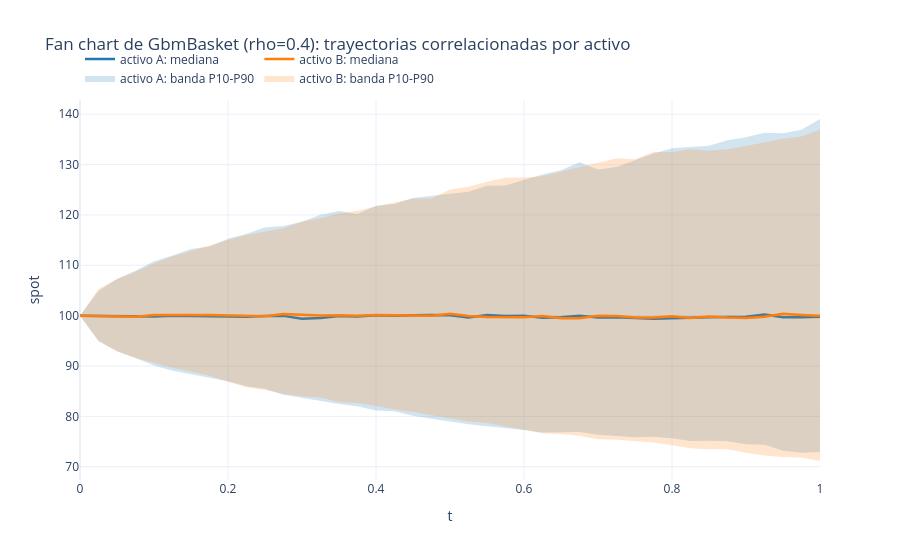

Notebook cell for this chart:
### Markdown cell above
## 2b. Trayectorias, delta por activo y cross-gamma del basket call (`PLAN_IMPROVE_NOTEBOOK2.md` Fase 4)

Hasta aqui `GbmBasket` solo tenia cableada `PayoffPriceQ` (precio) -- `Engine.simulate_paths`
(diagnostico de trayectorias, `PLAN_IMPROVE_NOTEBOOK.md` Fase 0) y `Greek`/`greeks.delta(...)`
(sensibilidades, `PLAN_GREEKS.md`) solo reconocian `GBM`/`GBM_P` de un unico activo. Esta fase
cierra ese hueco:

- **`Engine.simulate_paths` sobre `GbmBasket`**: mismo diagnostico de trayectorias que ya existia
  para GBM/GBM_P, generalizado a N activos correlacionados -- `paths` gana una dimension extra,
  `(n_paths, n_steps+1, n_assets)`.
- **Delta por activo** (`delta_A = dV/dS_A`, `delta_B = dV/dS_B`): decision de diseño tomada --
  se sirve via el motor GENERICO de bump-and-reval (`resolve_bump`/`bump_state` en
  `cpp/engine/src/greeks.cpp`), no una especializacion pathwise nueva (habria exigido escribir
  una funcion Rust de sensibilidad pathwise multi-activo solo para esto). `GbmBasketModel` nunca
  aparece en `pathwise_capabilities()`, asi que `method="auto"` cae SIEMPRE al bump-and-reval
  generico para este modelo -- el mismo mecanismo verificado contra bump-and-reval manual que ya
  usa el resto del motor. Los nombres de factor de riesgo son `"spot_0"`/`"spot_1"`/... (uno por
  indice de activo, mismo orden que `observables`), resueltos por `greeks.delta("PayoffPriceQ",
  "spot_0")`.
- **Cross-gamma real entre dos activos** (`d^2V/dS_A dS_B`, distinta de la vanna spot-vol de un
  unico activo que ya calculaba la Hessiana existente): reutiliza, SIN codigo de motor nuevo por
  modelo, el estencil generico de 4 puntos que `compute_greek` ya aplicaba para Vanna
  (`order=1` con `cross_factor` poblado) -- alcanzable desde `Engine.price(...)` porque
  `GreekMeasure` ahora parsea un `"cross_factor"` opcional en el bag de `Params` de la medida
  `"Greek"` (antes de esta fase ese campo quedaba siempre vacio en ese camino; el unico acceso
  era `Engine.hessian`, que no cubre `GbmBasket`). `quantdesk.greeks.cross_gamma(metric,
  risk_factor, cross_risk_factor)` es el builder "amigable" equivalente a `delta`/`gamma`. **Su
  signo es POSITIVO (co-movimiento amplifica el payoff de una call sobre la suma) pero, a
  diferencia del precio de la seccion 2, su MAGNITUD baja con la correlacion** -- ver el
  razonamiento completo (analogo a la gamma de Black-Scholes decreciendo con la volatilidad) en
  la celda de codigo correspondiente mas abajo; no asumir que "sube con la correlacion" se aplica
  por igual a precio y a curvatura.

### Code cell
from quantdesk import greeks

# `Engine.simulate_paths` sobre GbmBasket: misma llamada que ya usaba el notebook 07 para GBM de
# un unico activo, ahora sobre un basket -- `paths` gana la dimension extra `n_assets`.
paths_model = basket_model(0.4)
paths_pricing = qd.PricingContext(pricing_date=0.0, n_paths=2_000, n_steps=40, seed=SEED)
fan_times, fan_paths = eng.simulate_paths(paths_model, market, pricing=paths_pricing)
print("fan_paths.shape (n_paths, n_steps+1, n_assets):", fan_paths.shape)
assert fan_paths.shape == (2_000, 41, 2)
assert np.all(fan_paths[:, 0, 0] == S0) and np.all(fan_paths[:, 0, 1] == S0)

fig = go.Figure()
for asset_idx, (label, color) in enumerate([("A", COLOR_A), ("B", COLOR_B)]):
    p10, p50, p90 = np.percentile(fan_paths[:, :, asset_idx], [10, 50, 90], axis=0)
    fig.add_trace(go.Scatter(
        x=fan_times, y=p10, mode="lines", line=dict(width=0, color=color),
        hoverinfo="skip", showlegend=False, legendgroup=label, name=f"{label} P10",
    ))
    fig.add_trace(go.Scatter(
        x=fan_times, y=p90, mode="lines", line=dict(width=0, color=color), fill="tonexty",
        fillcolor=_hex_to_rgba(color, 0.2), legendgroup=label, name=f"activo {label}: banda P10-P90",
        hovertemplate="t=%{x:.2f}<br>P90=%{y:.2f}<extra></extra>",
    ))
    fig.add_trace(go.Scatter(
        x=fan_times, y=p50, mode="lines", line=dict(color=color, width=2.5), legendgroup=label,
        name=f"activo {label}: mediana", hovertemplate="t=%{x:.2f}<br>mediana=%{y:.2f}<extra></extra>",
    ))
fig.update_layout(
    title="Fan chart de GbmBasket (rho=0.4): trayectorias correlacionadas por activo",
    xaxis_title="t", yaxis_title="spot", template="plotly_white", hovermode="x unified",
    legend=dict(orientation="h", yanchor="bottom", y=1.02, xanchor="left", x=0),
)
fig.show()

print("Confirmado: simulate_paths funciona sobre GbmBasket, con S0 conocido en t=0 para cada activo.")

### Figure 1 — Plotly figure (JSON) as saved in the notebook; plotly's stock layout.template omitted (floating-point values rounded to 4 significant figures)
{"data": [{"hoverinfo": "skip", "legendgroup": "A", "line": {"color": "#1f77b4", "width": 0}, "mode": "lines", "name": "A P10", "showlegend": false, "type": "scatter", "x": [0.0, 0.025, 0.05, 0.075, 0.1, 0.125, 0.15, 0.175, 0.2, 0.225, 0.25, 0.275, 0.3, 0.325, 0.35, 0.375, 0.4, 0.425, 0.45, 0.475, 0.5, 0.525, 0.55, 0.575, 0.6, 0.625, 0.65, 0.675, 0.7, 0.725, 0.75, 0.775, 0.8, 0.825, 0.85, 0.875, 0.9, 0.925, 0.95, 0.975, 1.0], "y": [100.0, 94.9, 92.95, 91.61, 90.08, 89.08, 88.35, 87.69, 86.96, 85.96, 85.48, 84.3, 83.7, 83.15, 82.44, 82.0, 81.17, 81.03, 80.14, 79.51, 78.91, 78.43, 78.05, 77.71, 77.28, 76.78, 76.88, 76.92, 76.36, 76.09, 75.86, 75.94, 75.68, 75.13, 75.18, 75.08, 74.46, 74.35, 73.19, 72.76, 72.94]}, {"fill": "tonexty", "fillcolor": "rgba(31,119,180,0.2)", "hovertemplate": "t=%{x:.2f}<br>P90=%{y:.2f}<extra></extra>", "legendgroup": "A", "line": {"color": "#1f77b4", "width": 0}, "mode": "lines", "name": "activo A: banda P10-P90", "type": "scatter", "x": [0.0, 0.025, 0.05, 0.075, 0.1, 0.125, 0.15, 0.175, 0.2, 0.225, 0.25, 0.275, 0.3, 0.325, 0.35, 0.375, 0.4, 0.425, 0.45, 0.475, 0.5, 0.525, 0.55, 0.575, 0.6, 0.625, 0.65, 0.675, 0.7, 0.725, 0.75, 0.775, 0.8, 0.825, 0.85, 0.875, 0.9, 0.925, 0.95, 0.975, 1.0], "y": [100.0, 104.9, 107.3, 108.9, 110.8, 111.9, 113.2, 113.7, 115.3, 116.3, 117.5, 117.8, 118.7, 120.0, 120.8, 120.2, 121.8, 122.1, 123.4, 123.9, 124.2, 124.6, 125.8, 125.8, 127.0, 128.0, 128.9, 130.5, 129.0, 129.5, 130.9, 132.2, 133.2, 133.4, 133.7, 134.8, 135.4, 136.3, 136.2, 136.9, 139.0]}, {"hovertemplate": "t=%{x:.2f}<br>mediana=%{y:.2f}<extra></extra>", "legendgroup": "A", "line": {"color": "#1f77b4", "width": 2.5}, "mode": "lines", "name": "activo A: mediana", "type": "scatter", "x": [0.0, 0.025, 0.05, 0.075, 0.1, 0.125, 0.15, 0.175, 0.2, 0.225, 0.25, 0.275, 0.3, 0.325, 0.35, 0.375, 0.4, 0.425, 0.45, 0.475, 0.5, 0.525, 0.55, 0.575, 0.6, 0.625, 0.65, 0.675, 0.7, 0.725, 0.75, 0.775, 0.8, 0.825, 0.85, 0.875, 0.9, 0.925, 0.95, 0.975, 1.0], "y": [100.0, 99.98, 99.84, 99.84, 99.82, 99.96, 99.89, 99.88, 99.83, 99.77, 99.93, 99.96, 99.41, 99.53, 99.94, 99.84, 100.1, 99.96, 100.1, 100.2, 100.1, 99.66, 100.1, 99.94, 99.99, 99.6, 99.71, 100.0, 99.66, 99.67, 99.51, 99.38, 99.5, 99.52, 99.69, 99.75, 99.79, 100.2, 99.69, 99.7, 99.78]}, {"hoverinfo": "skip", "legendgroup": "B", "line": {"color": "#ff7f0e", "width": 0}, "mode": "lines", "name": "B P10", "showlegend": false, "type": "scatter", "x": [0.0, 0.025, 0.05, 0.075, 0.1, 0.125, 0.15, 0.175, 0.2, 0.225, 0.25, 0.275, 0.3, 0.325, 0.35, 0.375, 0.4, 0.425, 0.45, 0.475, 0.5, 0.525, 0.55, 0.575, 0.6, 0.625, 0.65, 0.675, 0.7, 0.725, 0.75, 0.775, 0.8, 0.825, 0.85, 0.875, 0.9, 0.925, 0.95, 0.975, 1.0], "y": [100.0, 95.05, 92.96, 91.58, 90.67, 89.64, 88.91, 88.09, 86.88, 85.81, 85.22, 84.47, 83.98, 83.73, 82.86, 82.66, 82.09, 81.38, 80.85, 80.19, 79.58, 78.99, 78.67, 77.94, 77.34, 76.64, 76.52, 76.14, 75.45, 75.34, 75.05, 74.8, 74.26, 73.66, 73.46, 73.49, 72.76, 72.25, 71.93, 71.81, 71.14]}, {"fill": "tonexty", "fillcolor": "rgba(255,127,14,0.2)", "hovertemplate": "t=%{x:.2f}<br>P90=%{y:.2f}<extra></extra>", "legendgroup": "B", "line": {"color": "#ff7f0e", "width": 0}, "mode": "lines", "name": "activo B: banda P10-P90", "type": "scatter", "x": [0.0, 0.025, 0.05, 0.075, 0.1, 0.125, 0.15, 0.175, 0.2, 0.225, 0.25, 0.275, 0.3, 0.325, 0.35, 0.375, 0.4, 0.425, 0.45, 0.475, 0.5, 0.525, 0.55, 0.575, 0.6, 0.625, 0.65, 0.675, 0.7, 0.725, 0.75, 0.775, 0.8, 0.825, 0.85, 0.875, 0.9, 0.925, 0.95, 0.975, 1.0], "y": [100.0, 105.3, 107.3, 108.7, 110.3, 111.8, 112.8, 114.0, 115.0, 116.0, 116.6, 117.3, 118.7, 119.3, 120.3, 120.8, 121.7, 122.5, 123.3, 123.3, 125.0, 125.6, 126.6, 127.4, 127.4, 127.7, 128.6, 129.5, 130.4, 131.2, 131.1, 132.5, 132.5, 133.0, 132.8, 133.0, 133.7, 134.4, 135.1, 135.6, 136.9]}, {"hovertemplate": "t=%{x:.2f}<br>mediana=%{y:.2f}<extra></extra>", "legendgroup": "B", "line": {"color": "#ff7f0e", "width": 2.5}, "mode": "lines", "name": "activo B: mediana", "type": "scatter", "x": [0.0, 0.025, 0.05, 0.075, 0.1, 0.125, 0.15, 0.175, 0.2, 0.225, 0.25, 0.275, 0.3, 0.325, 0.35, 0.375, 0.4, 0.425, 0.45, 0.475, 0.5, 0.525, 0.55, 0.575, 0.6, 0.625, 0.65, 0.675, 0.7, 0.725, 0.75, 0.775, 0.8, 0.825, 0.85, 0.875, 0.9, 0.925, 0.95, 0.975, 1.0], "y": [100.0, 99.94, 99.87, 99.77, 100.1, 100.1, 100.1, 100.1, 100.1, 99.97, 99.89, 100.3, 100.2, 100.0, 100.1, 99.97, 100.1, 100.1, 100.0, 99.97, 100.4, 99.92, 99.74, 99.68, 99.68, 99.91, 99.49, 99.5, 99.99, 99.93, 99.63, 99.61, 99.86, 99.52, 99.85, 99.62, 99.52, 99.76, 100.4, 100.2, 99.96]}], "layout": {"hovermode": "x unified", "legend": {"orientation": "h", "x": 0, "xanchor": "left", "y": 1.02, "yanchor": "bottom"}, "title": {"text": "Fan chart de GbmBasket (rho=0.4): trayectorias correlacionadas por activo"}, "xaxis": {"title": {"text": "t"}}, "yaxis": {"title": {"text": "spot"}}}}
